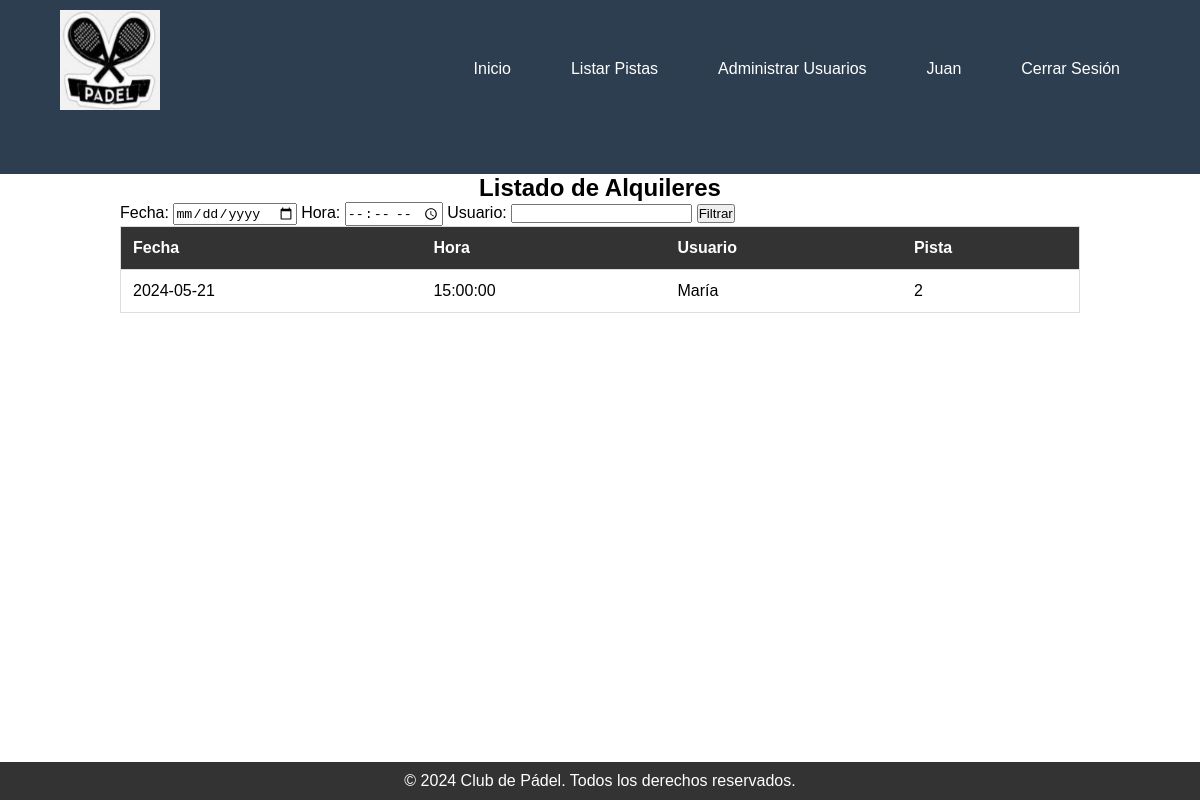
/listarPistas.php?fecha=2024-05-21 (signed in), run on the app's committed database.
### tables this page shows
CREATE TABLE Partido (
    id_partido INT PRIMARY KEY AUTO_INCREMENT,
    fecha DATE,
    hora_inicio TIME,
    id_usuario INT,
    id_pista INT,
    FOREIGN KEY (id_usuario) REFERENCES Usuario(id_usuario),
    FOREIGN KEY (id_pista) REFERENCES Pista(id_pista)
);

CREATE TABLE Usuario (
    id_usuario INT PRIMARY KEY AUTO_INCREMENT,
    nombre VARCHAR(50),
    apellido VARCHAR(50),
    correo VARCHAR(100),
    contrasena VARCHAR(100)
);

### listarPistas.php (the view, shortened to what this page needs)
<?php
include 'config.php';
?>
<!DOCTYPE html>
<html lang="es">
<head>
    <link rel="stylesheet" href="style.css">
</head>
<body>
    <header>
        <div class="container">
            <div class="logo"><img class="logoImagen" src="./img/logo.png" alt="Logo del club"></div>
            <nav>
            <ul>
                    <li><a href="indexAdmin.php">Inicio</a></li>
                    <?php if (isset($_SESSION['loggedin']) && $_SESSION['loggedin'] === true): ?>
                        <li><a href="listarPistas.php">Listar Pistas</a></li>
                        <li><a href="gestionUsuarios.php">Administrar Usuarios</a></li>
                        <li><a href="#"><?php echo htmlspecialchars($_SESSION['nombre']); ?></a></li>
                        <li><a href="logout.php">Cerrar Sesión</a></li>
                    <?php else: ?>
                        <li><a href="iniciarSesion.php">Iniciar Sesión</a></li>
                    <?php endif; ?>
                </ul>
            </nav>
        </div>
    </header>
    <main>
        <section class="container">
            <h1>Listado de Alquileres</h1>
            <form method="GET" action="listarPistas.php">
                <label for="fecha">Fecha:</label>
                <input type="date" id="fecha" name="fecha">
                <label for="hora">Hora:</label>
                <input type="time" id="hora" name="hora">
                <label for="usuario">Usuario:</label>
                <input type="text" id="usuario" name="usuario">
                <input type="submit" value="Filtrar">
            </form>
            <table>
                <thead>
                    <tr>
                        <th>Fecha</th>
                        <th>Hora</th>
                        <th>Usuario</th>
                        <th>Pista</th>
                    </tr>
                </thead>
                <tbody>
                    <?php
                    $fecha = isset($_GET['fecha']) ? $_GET['fecha'] : '';
                    $query = "
                        SELECT Partido.fecha, Partido.hora_inicio, Usuario.nombre AS nombre_usuario, Partido.id_pista AS nombre_pista
                        FROM Partido
                        JOIN Usuario ON Partido.id_usuario = Usuario.id_usuario
                        WHERE 1=1
                    ";
                    if (!empty($fecha)) {
                        $query .= " AND Partido.fecha = '$fecha'";
                    }
                    $result = $conn->query($query);
                    if ($result->num_rows > 0) {
                        while ($row = $result->fetch_assoc()) {
                            echo "<tr>";
                            echo "<td>" . htmlspecialchars($row['fecha']) . "</td>";
                            echo "<td>" . htmlspecialchars($row['hora_inicio']) . "</td>";
                            echo "<td>" . htmlspecialchars($row['nombre_usuario']) . "</td>";
                            echo "<td>" . htmlspecialchars($row['nombre_pista']) . "</td>";
                            echo "</tr>";
                        }
                    } else {
                        echo "<tr><td colspan='4'>No hay alquileres registrados</td></tr>";
                    }
                    ?>
                </tbody>
            </table>
        </section>
    </main>
    <footer>
        <div class="container">
            <p>&copy; 2024 Club de Pádel. Todos los derechos reservados.</p>
        </div>
    </footer>
</body>
</html>

### style.css (style rules this page uses)
* { margin: 0; padding: 0; box-sizing: border-box; }
body, html { height: 100%; }
body { display: flex; flex-direction: column; min-height: 100vh; }
main { flex: 1; }
header, footer { background-color: #333; color: #fff; padding: 10px 0; }
header .container, footer .container { width: 90%; margin: 0 auto; }
nav ul { list-style: none; display: flex; justify-content: space-around; }
nav ul li a { color: #fff; text-decoration: none; padding: 10px 20px; border-radius: 5px; transition: background-color 0.3s; }
.container { width: 90%; margin: 20px auto; }
footer { text-align: center; }
body { font-family: Arial, sans-serif; margin: 0; padding: 0; }
.container { width: 80%; margin: 0 auto; }
header { background-color: #333; color: #fff; padding: 60px 0; position: relative; }
.logo { float: left; margin-top: -50px; }
nav { float: right; }
nav ul { list-style: none; margin: 0; padding: 0; }
nav ul li { display: inline-block; margin-left: 20px; vertical-align: middle; }
nav ul li a { color: #fff; text-decoration: none; }
.logoImagen { width: 100px; height: 100px; }
footer { background-color: #333; color: #fff; text-align: center; padding: 10px 0; }
header { background-color: #2c3e50; color: #fff; padding: 60px 0; position: relative; }
h1 { margin-top: 0; text-align: center; }
table { width: 100%; border-collapse: collapse; border: 1px solid #ddd; }
table th, table td { padding: 12px; text-align: left; border-bottom: 1px solid #ddd; }
table th { background-color: #333; color: #fff; }

### data on the page
partido: fecha "2024-05-21", hora_inicio "15:00:00", id_usuario.nombre "María", id_pista "2"

### other printed values
$_SESSION['nombre'] "Juan"
